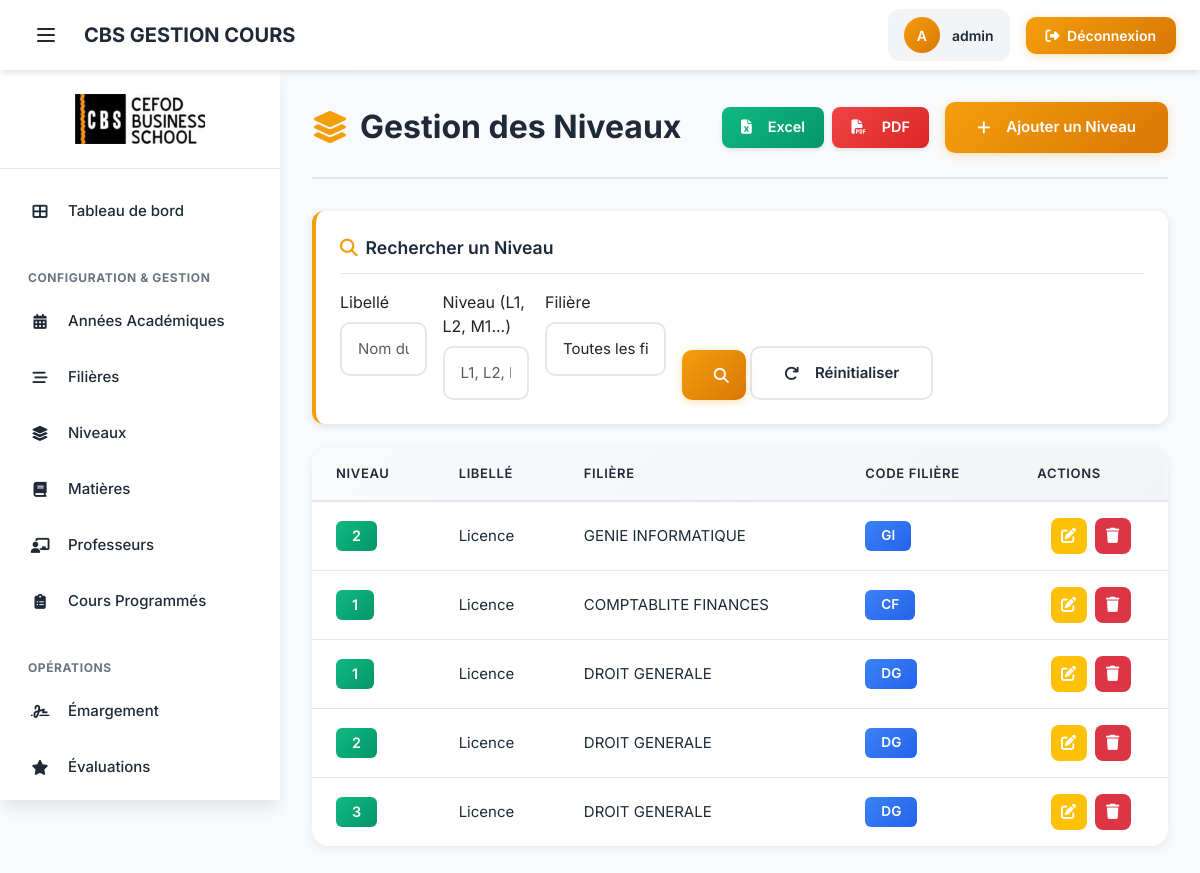
Page /niveaux/ (signed in) on the committed database.
### gestion_cours/models.py (models this page shows, shortened)
class Niveau(models.Model):
    LIBELLE_CHOICES = [
        ('Licence', 'Licence'),
        ('Master', 'Master'),
    ]
    libelle = models.CharField(max_length=10, choices=LIBELLE_CHOICES)
    niv = models.IntegerField() # 1, 2 ou 3
    filiere = models.ForeignKey(Filiere, on_delete=models.CASCADE)
    class Meta:
        verbose_name_plural = "Niveaux"
        unique_together = ('libelle', 'filiere', 'niv')

class Filiere(models.Model):
    code = models.CharField(max_length=10, unique=True)
    libelle = models.CharField(max_length=100)
    def __str__(self):
        return self.libelle
    class Meta:
        verbose_name_plural = "Filières"

### gestion_cours/views_crud.py (the view)
# urls.py: path('niveaux/', views.niveau_list_view, name='niveau_list'),
@login_required
def niveau_list_view(request):
    queryset = Niveau.objects.select_related('filiere').all().order_by('filiere', 'libelle', 'niv')
    queryset, niveau_filter = apply_filters(request, queryset, NiveauFilter)
    if request.GET.get('export') == 'excel':
        return export_niveaux_to_excel(queryset)
    elif request.GET.get('export') == 'pdf':
        return export_niveaux_to_pdf(queryset)
    page_obj = paginate_queryset(request, queryset, 10)
    context = {
        'object_list': page_obj,
        'page_obj': page_obj,
        'filter': niveau_filter,
        'is_paginated': page_obj.has_other_pages(),
    }
    return render(request, 'gestion_cours/niveau_list.html', context)

### gestion_cours/templates/gestion_cours/niveau_list.html (shortened to what this page needs)
{% extends 'base.html' %}
{% load static %}
{% block content %}
<div class="page-header">
    <h1 class="page-title">
        <i class="fas fa-layer-group"></i>
        Gestion des Niveaux
    </h1>
    <div class="page-actions">
        <div class="export-buttons">
            <a href="?{% for key, value in request.GET.items %}{% if key != 'export' %}{{ key }}={{ value }}&{% endif %}{% endfor %}export=excel"
               class="btn-export btn-export-excel">
                <i class="fas fa-file-excel me-2"></i>Excel
            </a>
            <a href="?{% for key, value in request.GET.items %}{% if key != 'export' %}{{ key }}={{ value }}&{% endif %}{% endfor %}export=pdf"
               class="btn-export btn-export-pdf">
                <i class="fas fa-file-pdf me-2"></i>PDF
            </a>
        </div>
        <a href="{% url 'gestion_cours:niveau_create' %}" class="btn btn-primary">
            <i class="fas fa-plus me-2"></i>Ajouter un Niveau
        </a>
    </div>
</div>
<div class="filter-card">
    <div class="filter-header">
        <i class="fas fa-search"></i>
        Rechercher un Niveau
    </div>
    <form method="get" class="filter-form">
        <div class="row g-3">
            <div class="col-lg-3 col-md-4 col-12">
                <label class="form-label">Libellé</label>
                {{ filter.form.libelle }}
            </div>
            <div class="col-lg-3 col-md-4 col-12">
                <label class="form-label">Niveau (L1, L2, M1...)</label>
                {{ filter.form.niv }}
            </div>
            <div class="col-lg-4 col-md-4 col-12">
                <label class="form-label">Filière</label>
                {{ filter.form.filiere }}
            </div>
            <div class="col-lg-2 col-12 d-flex align-items-end">
                <button type="submit" class="btn btn-primary w-100">
                    <i class="fas fa-search me-2"></i>Rechercher
                </button>
            </div>
        </div>
        <div class="mt-3">
            <a href="{% url 'gestion_cours:niveau_list' %}" class="btn btn-sm btn-secondary">
                <i class="fas fa-redo me-2"></i>Réinitialiser
            </a>
        </div>
    </form>
</div>
<div class="table-card">
    <div class="table-wrapper">
        {% if object_list %}
        <table class="data-table" data-sortable>
            <thead>
                <tr>
                    <th data-sortable>Niveau</th>
                    <th data-sortable>Libellé</th>
                    <th data-sortable>Filière</th>
                    <th data-sortable>Code Filière</th>
                    <th class="col-actions">Actions</th>
                </tr>
            </thead>
            <tbody>
                {% for niveau in object_list %}
                <tr>
                    <td><span class="badge badge-success">{{ niveau.niv }}</span></td>
                    <td>{{ niveau.libelle }}</td>
                    <td>{{ niveau.filiere.libelle }}</td>
                    <td><span class="badge badge-info">{{ niveau.filiere.code }}</span></td>
                    <td>
                        <div class="action-buttons">
                            <a href="{% url 'gestion_cours:niveau_update' niveau.pk %}"
                               class="btn-action btn-action-edit"
                               title="Modifier">
                                <i class="fas fa-edit"></i>
                            </a>
                            <a href="{% url 'gestion_cours:niveau_delete' niveau.pk %}"
                               class="btn-action btn-action-delete"
                               title="Supprimer">
                                <i class="fas fa-trash"></i>
                            </a>
                        </div>
                    </td>
                </tr>
                {% endfor %}
            </tbody>
        </table>
        {% endif %}
    </div>
</div>
{% endblock %}

### gestion_cours/templates/base.html (shortened to what this page needs)
{% load static %}
<!DOCTYPE html>
<html lang="fr">
<head>
    <link href="https://cdn.jsdelivr.net/npm/bootstrap@5.3.3/dist/css/bootstrap.min.css" rel="stylesheet">
        <link rel="stylesheet" href="{% static 'css/forms.css' %}">
    <link rel="stylesheet" href="{% static 'css/tables.css' %}">
    <link rel="stylesheet" href="https://cdnjs.cloudflare.com/ajax/libs/font-awesome/6.4.2/css/all.min.css">
    <link rel="stylesheet" href="{% static 'css/sidebar.css' %}">
    <link rel="stylesheet" href="{% static 'css/animations.css' %}">
    <link rel="stylesheet" href="{% static 'css/custom.css' %}">
</head>
<body>
    <div class="layout-wrapper">
        <header class="app-header">
            <div class="header-left">
                <button id="menu-toggle" class="menu-toggle" aria-label="Toggle menu">
                    <svg fill="none" stroke="currentColor" viewBox="0 0 24 24">
                        <path stroke-linecap="round" stroke-linejoin="round" stroke-width="2" d="M4 6h16M4 12h16M4 18h16"/>
                    </svg>
                </button>
                <a href="{% url 'gestion_cours:landing' %}" class="header-logo">
                    CBS GESTION COURS
                </a>
            </div>
            <div class="header-right">
                {% if user.is_authenticated %}
                    <div class="user-info">
                        <div class="user-avatar">
                            {{ user.username|first|upper }}
                        </div>
                        <span class="user-name">{{ user.username }}</span>
                    </div>
                    <form method="post" action="{% url 'logout' %}" class="d-inline">
                        <button type="submit" class="btn-logout">
                            <i class="fas fa-sign-out-alt me-1"></i>
                            Déconnexion
                        </button>
                    </form>
                {% else %}
                    <a href="{% url 'login' %}" class="btn-logout">
                        <i class="fas fa-sign-in-alt me-1"></i>
                        Connexion
                    </a>
                {% endif %}
            </div>
        </header>
        <nav class="app-sidebar">
            <div class="sidebar-logo">
                <a href="{% url 'gestion_cours:landing' %}">
                    <img src="{% static 'img/logo.jpg' %}" alt="CBS Logo">
                </a>
            </div>
            <div class="sidebar-nav">
                <div class="nav-section">
                    <div class="nav-item">
                        <a href="{% url 'gestion_cours:home' %}" class="nav-link">
                            <span class="nav-link-icon">
                                <i class="fas fa-th-large"></i>
                            </span>
                            <span class="nav-link-text">Tableau de bord</span>
                        </a>
                    </div>
                </div>
                <div class="nav-section">
                    <div class="nav-section-title">Configuration & Gestion</div>
                    <div class="nav-item">
                        <a href="{% url 'gestion_cours:anneeacademique_list' %}" class="nav-link">
                            <span class="nav-link-icon">
                                <i class="fas fa-calendar-alt"></i>
                            </span>
                            <span class="nav-link-text">Années Académiques</span>
                        </a>
                    </div>
                    <div class="nav-item">
                        <a href="{% url 'gestion_cours:filiere_list' %}" class="nav-link">
                            <span class="nav-link-icon">
                                <i class="fas fa-stream"></i>
                            </span>
                            <span class="nav-link-text">Filières</span>
                        </a>
                    </div>
                    <div class="nav-item">
                        <a href="{% url 'gestion_cours:niveau_list' %}" class="nav-link">
                            <span class="nav-link-icon">
                                <i class="fas fa-layer-group"></i>
                            </span>
                            <span class="nav-link-text">Niveaux</span>
                        </a>
                    </div>
                    <div class="nav-item">
                        <a href="{% url 'gestion_cours:matiere_list' %}" class="nav-link">
                            <span class="nav-link-icon">
                                <i class="fas fa-book"></i>
                            </span>
                            <span class="nav-link-text">Matières</span>
                        </a>
                    </div>
                    <div class="nav-item">
                        <a href="{% url 'gestion_cours:professeur_list' %}" class="nav-link">
                            <span class="nav-link-icon">
                                <i class="fas fa-chalkboard-teacher"></i>
                            </span>
                            <span class="nav-link-text">Professeurs</span>
                        </a>
                    </div>
                    <div class="nav-item">
                        <a href="{% url 'gestion_cours:matiereprogrammee_list' %}" class="nav-link">
                            <span class="nav-link-icon">
                                <i class="fas fa-clipboard-list"></i>
                            </span>
                            <span class="nav-link-text">Cours Programmés</span>
                        </a>
                    </div>
                </div>
                <div class="nav-section">
                    <div class="nav-section-title">Opérations</div>
                    <div class="nav-item">
                        <a href="{% url 'gestion_cours:emargement_selection' %}" class="nav-link">
                            <span class="nav-link-icon">
                                <i class="fas fa-signature"></i>
                            </span>
                            <span class="nav-link-text">Émargement</span>
                        </a>
                    </div>
                    <div class="nav-item">
                        <a href="{% url 'gestion_cours:evaluation_list' %}" class="nav-link">
                            <span class="nav-link-icon">
                                <i class="fas fa-star"></i>
                            </span>
                            <span class="nav-link-text">Évaluations</span>
                        </a>
                    </div>
                </div>
            </div>
        </nav>
        <main class="app-main">
            <div class="animate-fade-in-up">
                {% block content %}{% endblock content %}
            </div>
        </main>
    </div>
</body>
</html>

### rows in the picture
Niveau: niv "2", libelle "Licence", filiere.libelle "GENIE INFORMATIQUE", filiere.code "GI"
Niveau: niv "1", libelle "Licence", filiere.libelle "COMPTABLITE FINANCES", filiere.code "CF"
Niveau: niv "1", libelle "Licence", filiere.libelle "DROIT GENERALE", filiere.code "DG"
Niveau: niv "2", libelle "Licence", filiere.libelle "DROIT GENERALE", filiere.code "DG"
Niveau: niv "3", libelle "Licence", filiere.libelle "DROIT GENERALE", filiere.code "DG"

### other values in the picture
{{ user.username|first|upper }} "A"
{{ user.username }} "admin"
